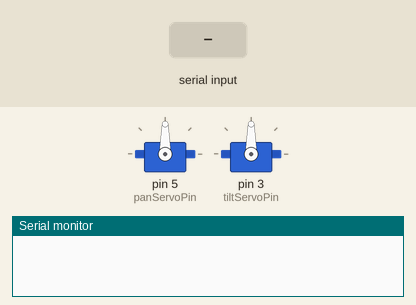
A sketch run on a simulated Arduino Uno, built with avr-gcc and run on an emulated ATmega328P. On the bench: 2 × servo, the last lines printed to the serial monitor. Inputs (shaded band) come from the test bench.

Above: at 0.1 s.
At 1.2 s:
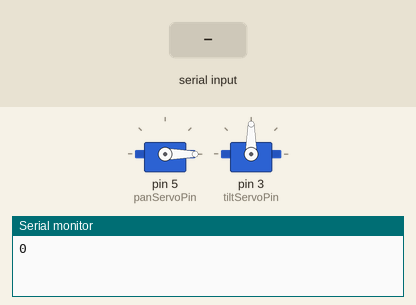
1.3 s: "30,150\n" received over Serial
At 2.7 s:
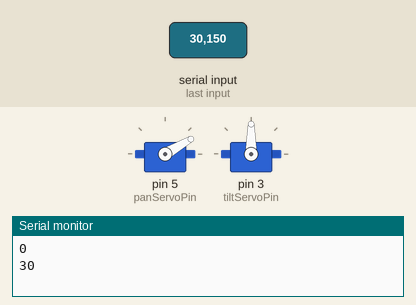
Timing chart, 0 to 4.3 s (numbered marks = the images above; inputs shaded):
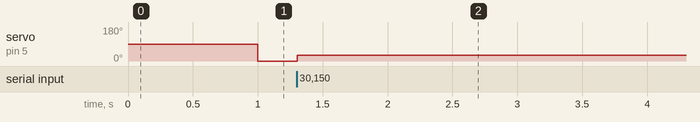

The sketch:

Turrent_joystick.ino
```cpp
#include<Servo.h>
Servo panServo;
Servo tiltServo;

int panServoPin = 5, tiltServoPin = 3;
void setup() {
  // put your setup code here, to run once:
  Serial.begin(9600);
  panServo.attach(panServoPin);
  tiltServo.attach(tiltServoPin);
}

void loop() {
  // put your main code here, to run repeatedly:
  if (!Serial.available()) {
    int pos = Serial.parseInt();
    panServo.write(pos);
    Serial.println(pos);
  }
}
```

Measured:
- after the input at 1.3 s, servo on pin 5 (panServoPin): 0° → 30° at once
